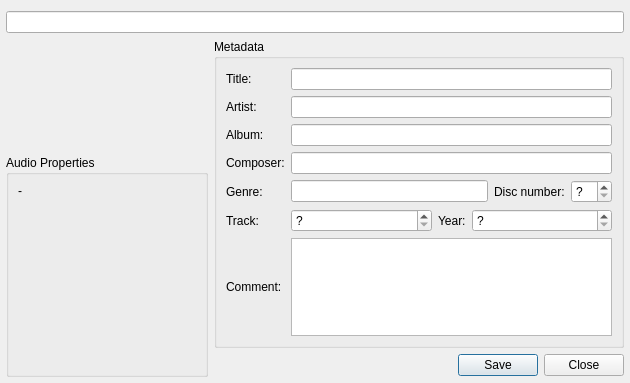
<ui version="4.0" >
 <class>AbstractDetailsDialog</class>
 <widget class="QDialog" name="AbstractDetailsDialog" >
  <property name="geometry" >
   <rect>
    <x>0</x>
    <y>0</y>
    <width>630</width>
    <height>383</height>
   </rect>
  </property>
  <property name="windowTitle" >
   <string>Details</string>
  </property>
  <layout class="QGridLayout" name="gridLayout" >
   <property name="leftMargin" >
    <number>6</number>
   </property>
   <property name="rightMargin" >
    <number>6</number>
   </property>
   <property name="bottomMargin" >
    <number>6</number>
   </property>
   <item row="0" column="0" colspan="3" >
    <widget class="QLineEdit" name="pathLineEdit" >
     <property name="readOnly" >
      <bool>true</bool>
     </property>
    </widget>
   </item>
   <item rowspan="2" row="1" column="0" >
    <layout class="QVBoxLayout" name="verticalLayout_2" >
     <item>
      <widget class="CoverWidget" native="1" name="coverWidget" >
       <property name="sizePolicy" >
        <sizepolicy vsizetype="Fixed" hsizetype="Fixed" >
         <horstretch>0</horstretch>
         <verstretch>0</verstretch>
        </sizepolicy>
       </property>
       <property name="minimumSize" >
        <size>
         <width>110</width>
         <height>110</height>
        </size>
       </property>
       <property name="maximumSize" >
        <size>
         <width>110</width>
         <height>110</height>
        </size>
       </property>
       <property name="Visible" stdset="0" >
        <bool>false</bool>
       </property>
      </widget>
     </item>
     <item>
      <widget class="QGroupBox" name="groupBox_2" >
       <property name="sizePolicy" >
        <sizepolicy vsizetype="Expanding" hsizetype="Expanding" >
         <horstretch>0</horstretch>
         <verstretch>0</verstretch>
        </sizepolicy>
       </property>
       <property name="minimumSize" >
        <size>
         <width>0</width>
         <height>0</height>
        </size>
       </property>
       <property name="title" >
        <string>Audio Properties</string>
       </property>
       <layout class="QVBoxLayout" name="verticalLayout" >
        <item>
         <widget class="QLabel" name="propertiesLabel" >
          <property name="text" >
           <string>-</string>
          </property>
          <property name="alignment" >
           <set>Qt::AlignLeading|Qt::AlignLeft|Qt::AlignTop</set>
          </property>
         </widget>
        </item>
       </layout>
      </widget>
     </item>
    </layout>
   </item>
   <item row="1" column="1" colspan="2" >
    <widget class="QGroupBox" name="tagGroupBox" >
     <property name="title" >
      <string>Metadata</string>
     </property>
     <layout class="QGridLayout" name="gridLayout_2" >
      <item row="0" column="0" >
       <widget class="QLabel" name="label_47" >
        <property name="sizePolicy" >
         <sizepolicy vsizetype="Preferred" hsizetype="Preferred" >
          <horstretch>0</horstretch>
          <verstretch>0</verstretch>
         </sizepolicy>
        </property>
        <property name="text" >
         <string>Title:</string>
        </property>
        <property name="alignment" >
         <set>Qt::AlignLeading|Qt::AlignLeft|Qt::AlignVCenter</set>
        </property>
       </widget>
      </item>
      <item row="0" column="1" >
       <widget class="QLineEdit" name="titleLineEdit" >
        <property name="sizePolicy" >
         <sizepolicy vsizetype="Fixed" hsizetype="Expanding" >
          <horstretch>0</horstretch>
          <verstretch>0</verstretch>
         </sizepolicy>
        </property>
       </widget>
      </item>
      <item row="1" column="0" >
       <widget class="QLabel" name="label_43" >
        <property name="sizePolicy" >
         <sizepolicy vsizetype="Preferred" hsizetype="Preferred" >
          <horstretch>0</horstretch>
          <verstretch>0</verstretch>
         </sizepolicy>
        </property>
        <property name="text" >
         <string>Artist:</string>
        </property>
        <property name="alignment" >
         <set>Qt::AlignLeading|Qt::AlignLeft|Qt::AlignVCenter</set>
        </property>
       </widget>
      </item>
      <item row="1" column="1" >
       <widget class="QLineEdit" name="artistLineEdit" >
        <property name="sizePolicy" >
         <sizepolicy vsizetype="Fixed" hsizetype="Expanding" >
          <horstretch>0</horstretch>
          <verstretch>0</verstretch>
         </sizepolicy>
        </property>
       </widget>
      </item>
      <item row="2" column="0" >
       <widget class="QLabel" name="label_45" >
        <property name="sizePolicy" >
         <sizepolicy vsizetype="Preferred" hsizetype="Preferred" >
          <horstretch>0</horstretch>
          <verstretch>0</verstretch>
         </sizepolicy>
        </property>
        <property name="text" >
         <string>Album:</string>
        </property>
        <property name="alignment" >
         <set>Qt::AlignLeading|Qt::AlignLeft|Qt::AlignVCenter</set>
        </property>
       </widget>
      </item>
      <item row="2" column="1" >
       <widget class="QLineEdit" name="albumLineEdit" >
        <property name="sizePolicy" >
         <sizepolicy vsizetype="Fixed" hsizetype="Expanding" >
          <horstretch>0</horstretch>
          <verstretch>0</verstretch>
         </sizepolicy>
        </property>
        <property name="text" >
         <string/>
        </property>
       </widget>
      </item>
      <item row="3" column="0" >
       <widget class="QLabel" name="label_8" >
        <property name="text" >
         <string>Composer:</string>
        </property>
       </widget>
      </item>
      <item row="3" column="1" >
       <widget class="QLineEdit" name="composerLineEdit" />
      </item>
      <item row="4" column="0" >
       <widget class="QLabel" name="label_46" >
        <property name="sizePolicy" >
         <sizepolicy vsizetype="Preferred" hsizetype="Preferred" >
          <horstretch>0</horstretch>
          <verstretch>0</verstretch>
         </sizepolicy>
        </property>
        <property name="text" >
         <string>Genre:</string>
        </property>
        <property name="alignment" >
         <set>Qt::AlignLeading|Qt::AlignLeft|Qt::AlignVCenter</set>
        </property>
       </widget>
      </item>
      <item row="4" column="1" >
       <layout class="QHBoxLayout" name="horizontalLayout" >
        <item>
         <widget class="QLineEdit" name="genreLineEdit" >
          <property name="sizePolicy" >
           <sizepolicy vsizetype="Fixed" hsizetype="Expanding" >
            <horstretch>0</horstretch>
            <verstretch>0</verstretch>
           </sizepolicy>
          </property>
         </widget>
        </item>
        <item>
         <widget class="QLabel" name="label_11" >
          <property name="sizePolicy" >
           <sizepolicy vsizetype="Preferred" hsizetype="Preferred" >
            <horstretch>0</horstretch>
            <verstretch>0</verstretch>
           </sizepolicy>
          </property>
          <property name="text" >
           <string>Disc number:</string>
          </property>
         </widget>
        </item>
        <item>
         <widget class="QSpinBox" name="discSpinBox" >
          <property name="specialValueText" >
           <string>?</string>
          </property>
         </widget>
        </item>
       </layout>
      </item>
      <item row="5" column="0" >
       <widget class="QLabel" name="label_42" >
        <property name="sizePolicy" >
         <sizepolicy vsizetype="Preferred" hsizetype="Preferred" >
          <horstretch>0</horstretch>
          <verstretch>0</verstretch>
         </sizepolicy>
        </property>
        <property name="text" >
         <string>Track:</string>
        </property>
        <property name="alignment" >
         <set>Qt::AlignLeading|Qt::AlignLeft|Qt::AlignVCenter</set>
        </property>
       </widget>
      </item>
      <item row="5" column="1" >
       <layout class="QHBoxLayout" name="horizontalLayout_2" >
        <item>
         <widget class="QSpinBox" name="trackSpinBox" >
          <property name="sizePolicy" >
           <sizepolicy vsizetype="Fixed" hsizetype="Expanding" >
            <horstretch>0</horstretch>
            <verstretch>0</verstretch>
           </sizepolicy>
          </property>
          <property name="specialValueText" >
           <string>?</string>
          </property>
         </widget>
        </item>
        <item>
         <widget class="QLabel" name="label_44" >
          <property name="sizePolicy" >
           <sizepolicy vsizetype="Preferred" hsizetype="Preferred" >
            <horstretch>0</horstretch>
            <verstretch>0</verstretch>
           </sizepolicy>
          </property>
          <property name="text" >
           <string>Year:</string>
          </property>
          <property name="alignment" >
           <set>Qt::AlignLeading|Qt::AlignLeft|Qt::AlignVCenter</set>
          </property>
         </widget>
        </item>
        <item>
         <widget class="QSpinBox" name="yearSpinBox" >
          <property name="sizePolicy" >
           <sizepolicy vsizetype="Fixed" hsizetype="Expanding" >
            <horstretch>0</horstretch>
            <verstretch>0</verstretch>
           </sizepolicy>
          </property>
          <property name="specialValueText" >
           <string>?</string>
          </property>
          <property name="suffix" >
           <string/>
          </property>
          <property name="maximum" >
           <number>2012</number>
          </property>
         </widget>
        </item>
       </layout>
      </item>
      <item row="6" column="0" >
       <widget class="QLabel" name="label_48" >
        <property name="sizePolicy" >
         <sizepolicy vsizetype="Preferred" hsizetype="Preferred" >
          <horstretch>0</horstretch>
          <verstretch>0</verstretch>
         </sizepolicy>
        </property>
        <property name="text" >
         <string>Comment:</string>
        </property>
        <property name="alignment" >
         <set>Qt::AlignLeading|Qt::AlignLeft|Qt::AlignVCenter</set>
        </property>
       </widget>
      </item>
      <item row="6" column="1" >
       <widget class="QTextBrowser" name="commentBrowser" >
        <property name="readOnly" >
         <bool>false</bool>
        </property>
        <property name="html" >
         <string>&lt;!DOCTYPE HTML PUBLIC "-//W3C//DTD HTML 4.0//EN" "http://www.w3.org/TR/REC-html40/strict.dtd">
&lt;html>&lt;head>&lt;meta name="qrichtext" content="1" />&lt;style type="text/css">
p, li { white-space: pre-wrap; }
&lt;/style>&lt;/head>&lt;body style=" font-family:'Arial'; font-size:8pt; font-weight:400; font-style:normal;">
&lt;p style="-qt-paragraph-type:empty; margin-top:0px; margin-bottom:0px; margin-left:0px; margin-right:0px; -qt-block-indent:0; text-indent:0px; font-size:10pt;">&lt;/p>&lt;/body>&lt;/html></string>
        </property>
       </widget>
      </item>
     </layout>
    </widget>
   </item>
   <item row="2" column="1" >
    <spacer name="horizontalSpacer" >
     <property name="orientation" >
      <enum>Qt::Horizontal</enum>
     </property>
     <property name="sizeHint" stdset="0" >
      <size>
       <width>192</width>
       <height>23</height>
      </size>
     </property>
    </spacer>
   </item>
   <item row="2" column="2" >
    <widget class="QDialogButtonBox" name="buttonBox" >
     <property name="standardButtons" >
      <set>QDialogButtonBox::Close|QDialogButtonBox::Save</set>
     </property>
    </widget>
   </item>
  </layout>
 </widget>
 <customwidgets>
  <customwidget>
   <class>CoverWidget</class>
   <extends>QWidget</extends>
   <header>coverwidget.h</header>
   <container>1</container>
  </customwidget>
 </customwidgets>
 <resources/>
 <connections/>
</ui>
